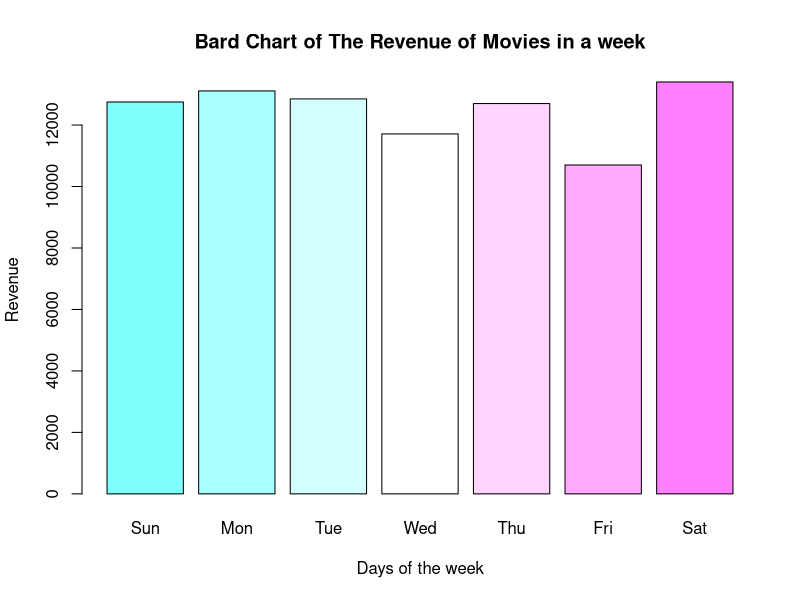
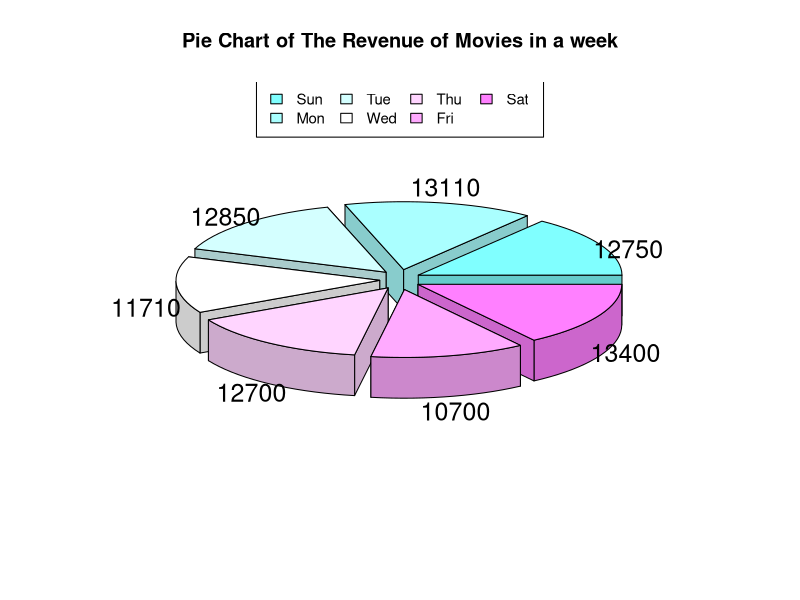
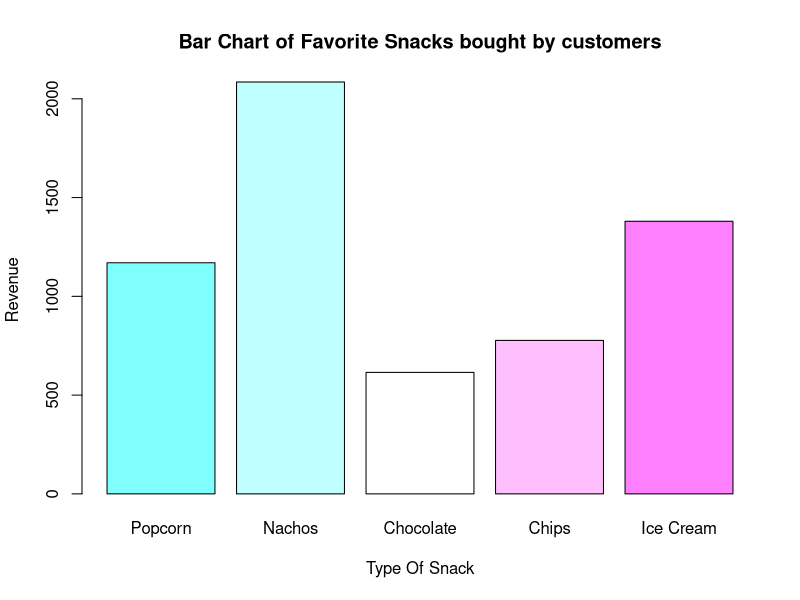

Here is the R script that generated these plots, in order:
# Potential Questions to Answer:
# 1. Create snacks that the customers can buy and randomize who buys which snack
# 2. Pretend you own multiple theaters and run two simulations to represent each theater and plot the results
# 3. Create conditional statements for movies that may be PG-13 and children are not allowed to watch

# Cost for adults and children
ticket_cost <- 70
ticket_cost_child <- 60
movies <-
  c('Greenland',
    'The Invisble Man',
    'Taxi Driver',
    'Frozen 2',
    'Mulan')  # List 5 of your favorite movies

snacks <-
  data.frame(
    type = c('Popcorn' , 'Nachos' , 'Chocolate' , 'Chips' , 'Ice Cream') ,
    price = c(10 , 15 , 5 , 7 , 10)
  )
total_snacks <- c('Popcorn' , 'Nachos' , 'Chocolate' , 'Chips' , 'Ice Cream')
total_prices <- rep(0 , 5)

screens <- 5 # How many screens does the theater have? (assume 1 per movie)
seats <- 50  # How many seats does each theater hold
week_days <- rep(0, 7)  # Store totals for each day

total_revnues_per_day <- rep(0, 7)

# iterate through the week
for (day in 1:length(week_days)) {
  # Keep track of total revenue for the day
  total_revnues_per_day[day] <- 0
  week_days[day] <- day
  revenue <- 0
  
  # iterate through the amount of screens on a particular day
  for (s in 1:screens) {
    # Calculate  how many adults and children are watching the movie
    visitors_adults <- 0
    visitors_children <- 0
    
    visitors_adults = sample(seats, 1)
    seats_remaining <- seats - visitors_adults
    visitors_children <- sample(seats_remaining, 1)
    
    # Calculate the revenue for adults and children
    adults_revenue <- visitors_adults * ticket_cost
    children_revenue <- visitors_children * ticket_cost_child
    
    # every adult can have 1 type of snack or none 
    for(adults_i in 1:visitors_adults){
      num_of_snacks_bought = sample(c(0,1) , 1)
      # if the customer buys something 
      if(num_of_snacks_bought > 0){
        # choose 1 random snack
        random_type_of_snack = sample (length(snacks[, 1]) , 1)
        selected_snack = snacks[random_type_of_snack , 1]
        snack_price = snacks[random_type_of_snack , 2]
        
        #check the index of the snack add the price to the total price for that index
        for(sn in 1:length(total_snacks)){
          if(selected_snack == total_snacks[sn]){
            total_prices[sn] = total_prices[sn] + snack_price
          }
        }
      }
    }
    
    # every child can have 1 type of snack or none 
    for(adults_i in 1:visitors_children){
      num_of_snacks_bought = sample(c(0,1) , 1)
      # if the customer buys something 
      if(num_of_snacks_bought > 0){
        # choose 1 random snack
        random_type_of_snack = sample (length(snacks[, 1]) , 1)
        selected_snack = snacks[random_type_of_snack , 1]
        snack_price = snacks[random_type_of_snack , 2]
        
        #check the index of the snack add the price to the total price for that index
        for(sn in 1:length(total_snacks)){
          if(selected_snack == total_snacks[sn]){
            total_prices[sn] = total_prices[sn] + snack_price
          }
        }
      }
    }
    
    # Calculate revenue, and add to running total for the day
    revenue = revenue + (adults_revenue  + children_revenue)
  }
  # Save total to the corresponding day
  total_revnues_per_day[day] = revenue
}
week_days
total_revnues_per_day
days_week = c("Sun" , "Mon" , "Tue" , "Wed" , "Thu" , "Fri" , "Sat")

# Make a barchart showing total revenue per day
barplot(
  total_revnues_per_day,
  xlab = "Days of the week",
  ylab = "Revenue",
  names.arg = days_week ,
  main = "Bard Chart of The Revenue of Movies in a week",
  col = cm.colors(length(total_revnues_per_day))
)

# Make any other chart

# Simple Pie Chart
#install.packages('plotrix') <--- this need to be installed
library(plotrix)
pie3D(
  total_revnues_per_day,
  labels = total_revnues_per_day,
  explode = 0.1 ,
  main = "Pie Chart of The Revenue of Movies in a week" ,
  col = cm.colors(length(total_revnues_per_day))
)
legend(
  "top",
  days_week ,
  cex = 0.9,
  ncol = 4,
  fill = cm.colors(length(total_revnues_per_day))
)

# Which day had the highest revenue?
index_of_max = which.max(total_revnues_per_day)
day_max = days_week[index_of_max]
print(
  paste0(
    "The Busiest Day in the theater is : ",
    day_max ,
    ",  With total revenue : " ,
    total_revnues_per_day[index_of_max]
  )
)

# bar charts of snacks 
barplot(
  total_prices,
  xlab = "Type Of Snack",
  ylab = "Revenue",
  names.arg = total_snacks ,
  main = "Bar Chart of Favorite Snacks bought by customers",
  col = cm.colors(length(total_prices))
)
